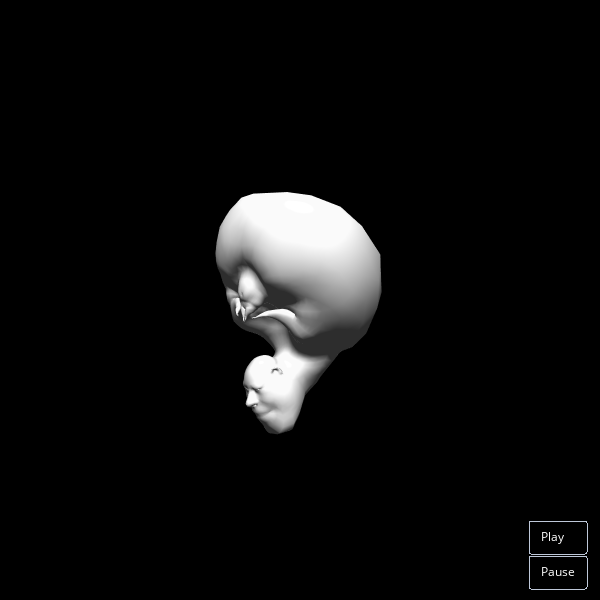

The notebook cell this image was saved under:
### Markdown cell above
To inspect the $k^{th}$ frame, $k=0, 1, \ldots, 45$, just run the cell below:

### Code cell
k=29
fig3 = go.Figure(frames[k].data[0], layout=fig1.layout)  #30
fig3.update_traces(i=I, j=J, k=K, coloraxis='coloraxis', 
                          lighting=my_lighting,
                          lightposition=lightposition)

### Figure 1 — Plotly figure (JSON) as saved in the notebook; plotly's stock layout.template omitted (floating-point values rounded to 4 significant figures; data arrays with more than 128 entries replaced by an {"elided": "..."} marker saying what was removed)
{"data": [{"coloraxis": "coloraxis", "i": {"elided": "13776 int values"}, "intensity": {"elided": "6890 float values"}, "j": {"elided": "13776 int values"}, "k": {"elided": "13776 int values"}, "lighting": {"ambient": 0.18, "diffuse": 1, "facenormalsepsilon": 0, "fresnel": 0.1, "roughness": 0.05, "specular": 1}, "lightposition": {"x": 200, "y": 200, "z": 100}, "type": "mesh3d", "x": {"elided": "6890 float values"}, "y": {"elided": "6890 float values"}, "z": {"elided": "6890 float values"}}], "layout": {"coloraxis": {"colorscale": [[0, "rgb(250,250,250)"], [1, "rgb(250,250,250)"]], "showscale": false}, "font": {"color": "white"}, "height": 600, "paper_bgcolor": "black", "scene": {"aspectmode": "data", "camera": {"eye": {"x": 1.8, "y": 1.8, "z": 0.5}}, "xaxis": {"visible": false}, "yaxis": {"visible": false}, "zaxis": {"visible": false}}, "title": {"text": "", "x": 0.5}, "updatemenus": [{"bgcolor": "black", "buttons": [{"args": [null, {"frame": {"duration": 200, "redraw": true}, "fromcurrent": true, "mode": "immediate", "transition": {"duration": 100}}], "label": "Play", "method": "animate"}, {"args": [null, {"frame": {"duration": 0, "redraw": false}, "fromcurrent": true, "mode": "immediate", "transition": {"duration": 0}}], "label": "Pause", "method": "animate"}], "showactive": false, "type": "buttons", "x": 1.15, "y": 0}], "width": 600}}
